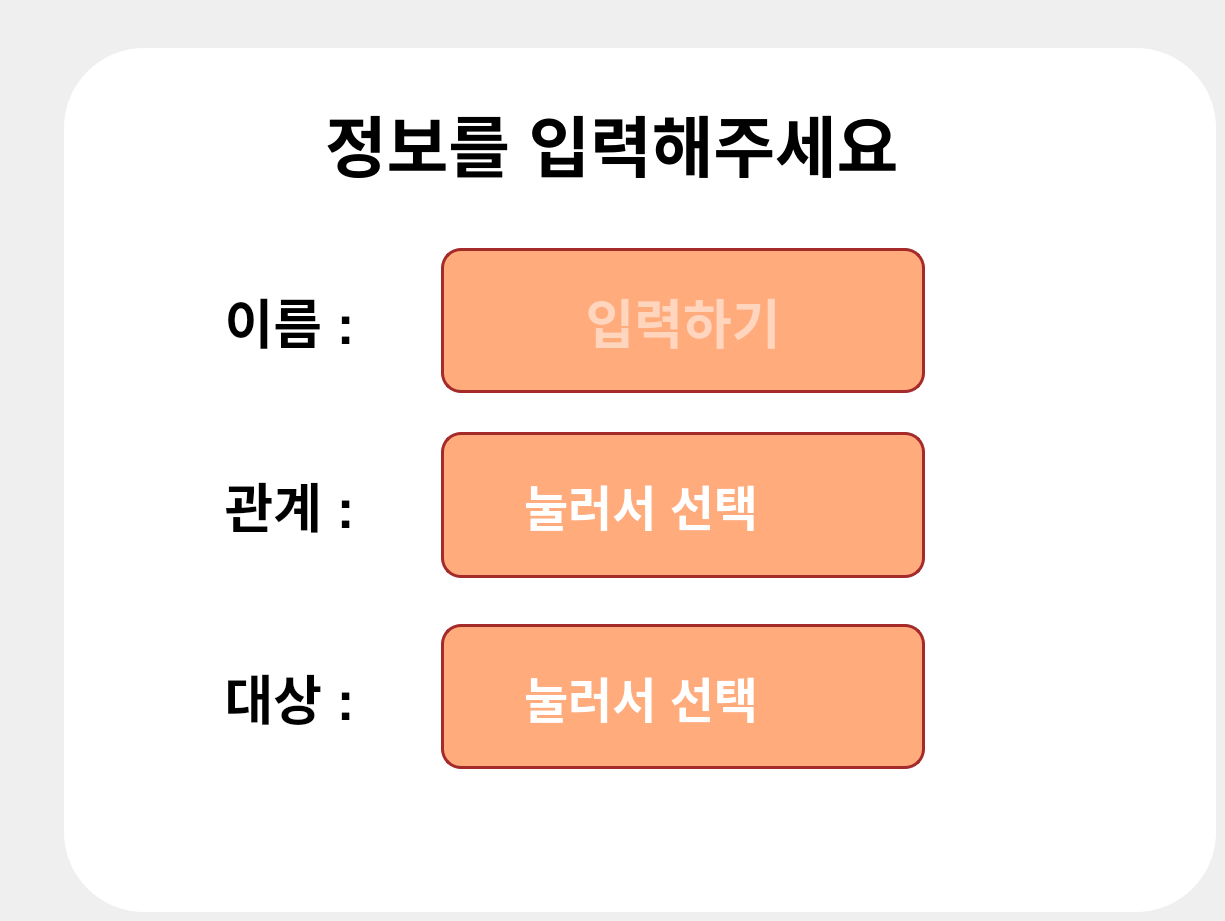
     <widget class="QWidget" name="input_page">
      <widget class="QFrame" name="input_frame">
       <property name="geometry">
        <rect>
         <x>64</x>
         <y>48</y>
         <width>1152</width>
         <height>864</height>
        </rect>
       </property>
       <property name="acceptDrops">
        <bool>false</bool>
       </property>
       <property name="styleSheet">
        <string notr="true">background: #FFFFFF;
border-radius: 80px;</string>
       </property>
       <property name="frameShape">
        <enum>QFrame::StyledPanel</enum>
       </property>
       <property name="frameShadow">
        <enum>QFrame::Raised</enum>
       </property>
       <property name="lineWidth">
        <number>20</number>
       </property>
       <property name="midLineWidth">
        <number>10</number>
       </property>
       <widget class="QLabel" name="input_title">
        <property name="geometry">
         <rect>
          <x>261</x>
          <y>50</y>
          <width>630</width>
          <height>90</height>
         </rect>
        </property>
        <property name="font">
         <font>
          <pointsize>50</pointsize>
          <bold>true</bold>
         </font>
        </property>
        <property name="text">
         <string>정보를 입력해주세요</string>
        </property>
       </widget>
       <widget class="QWidget" name="verticalLayoutWidget_3">
        <property name="geometry">
         <rect>
          <x>80</x>
          <y>200</y>
          <width>781</width>
          <height>521</height>
         </rect>
        </property>
        <layout class="QVBoxLayout" name="input_vLayout">
         <item>
          <layout class="QHBoxLayout" name="input_hLayout1">
           <item>
            <widget class="QLabel" name="input_label1">
             <property name="sizePolicy">
              <sizepolicy hsizetype="Preferred" vsizetype="Preferred">
               <horstretch>3</horstretch>
               <verstretch>1</verstretch>
              </sizepolicy>
             </property>
             <property name="font">
              <font>
               <pointsize>40</pointsize>
               <bold>true</bold>
              </font>
             </property>
             <property name="text">
              <string>이름 :</string>
             </property>
             <property name="alignment">
              <set>Qt::AlignCenter</set>
             </property>
            </widget>
           </item>
           <item>
            <widget class="QLineEdit" name="input_name_edit">
             <property name="sizePolicy">
              <sizepolicy hsizetype="Preferred" vsizetype="Preferred">
               <horstretch>5</horstretch>
               <verstretch>2</verstretch>
              </sizepolicy>
             </property>
             <property name="font">
              <font>
               <pointsize>40</pointsize>
               <bold>true</bold>
              </font>
             </property>
             <property name="focusPolicy">
              <enum>Qt::ClickFocus</enum>
             </property>
             <property name="styleSheet">
              <string notr="true">background:#FFAB7C;color:#FFFFFF;
border-radius: 20px;
border: 3px solid brown;</string>
             </property>
             <property name="text">
              <string/>
             </property>
             <property name="alignment">
              <set>Qt::AlignCenter</set>
             </property>
             <property name="placeholderText">
              <string>입력하기</string>
             </property>
             <property name="clearButtonEnabled">
              <bool>false</bool>
             </property>
            </widget>
           </item>
          </layout>
         </item>
         <item>
          <spacer name="verticalSpacer">
           <property name="orientation">
            <enum>Qt::Vertical</enum>
           </property>
           <property name="sizeType">
            <enum>QSizePolicy::Preferred</enum>
           </property>
           <property name="sizeHint" stdset="0">
            <size>
             <width>20</width>
             <height>33</height>
            </size>
           </property>
          </spacer>
         </item>
         <item>
          <layout class="QHBoxLayout" name="input_hLayout2">
           <item>
            <widget class="QLabel" name="input_label2">
             <property name="sizePolicy">
              <sizepolicy hsizetype="Preferred" vsizetype="Preferred">
               <horstretch>3</horstretch>
               <verstretch>1</verstretch>
              </sizepolicy>
             </property>
             <property name="font">
              <font>
               <pointsize>40</pointsize>
               <bold>true</bold>
              </font>
             </property>
             <property name="text">
              <string>관계 :</string>
             </property>
             <property name="alignment">
              <set>Qt::AlignCenter</set>
             </property>
            </widget>
           </item>
           <item>
            <widget class="QComboBox" name="input_relation_combo">
             <property name="sizePolicy">
              <sizepolicy hsizetype="Preferred" vsizetype="Preferred">
               <horstretch>5</horstretch>
               <verstretch>2</verstretch>
              </sizepolicy>
             </property>
             <property name="font">
              <font>
               <pointsize>36</pointsize>
               <bold>true</bold>
              </font>
             </property>
             <property name="styleSheet">
              <string notr="true">QComboBox{background:#FFAB7C;border-radius:20px;color:#FFFFFF;border:3px solid brown;padding-left:80px;}
QComboBox::drop-down{right:50px; border:0px;}
QComboBox::down-arrow{image:url(QT_Resources/Pics/down_arrow.png); width:50px; height:50px;}</string>
             </property>
             <property name="currentText">
              <string>눌러서 선택</string>
             </property>
             <property name="iconSize">
              <size>
               <width>16</width>
               <height>16</height>
              </size>
             </property>
             <property name="frame">
              <bool>true</bool>
             </property>
             <item>
              <property name="text">
               <string>눌러서 선택</string>
              </property>
             </item>
             <item>
              <property name="text">
               <string>가족</string>
              </property>
             </item>
             <item>
              <property name="text">
               <string>친인척</string>
              </property>
             </item>
             <item>
              <property name="text">
               <string>친구</string>
              </property>
             </item>
             <item>
              <property name="text">
               <string>동료</string>
              </property>
             </item>
             <item>
              <property name="text">
               <string>지인</string>
              </property>
             </item>
            </widget>
           </item>
          </layout>
         </item>
         <item>
          <spacer name="verticalSpacer_2">
           <property name="orientation">
            <enum>Qt::Vertical</enum>
           </property>
           <property name="sizeType">
            <enum>QSizePolicy::Preferred</enum>
           </property>
           <property name="sizeHint" stdset="0">
            <size>
             <width>20</width>
             <height>40</height>
            </size>
           </property>
          </spacer>
         </item>
         <item>
          <layout class="QHBoxLayout" name="input_hLayout3">
           <item>
            <widget class="QLabel" name="input_label3">
             <property name="sizePolicy">
              <sizepolicy hsizetype="Preferred" vsizetype="Preferred">
               <horstretch>3</horstretch>
               <verstretch>1</verstretch>
              </sizepolicy>
             </property>
             <property name="font">
              <font>
               <pointsize>40</pointsize>
               <bold>true</bold>
              </font>
             </property>
             <property name="text">
              <string>대상 :</string>
             </property>
             <property name="alignment">
              <set>Qt::AlignCenter</set>
             </property>
            </widget>
           </item>
           <item>
            <widget class="QComboBox" name="input_receiver_combo">
             <property name="sizePolicy">
              <sizepolicy hsizetype="Preferred" vsizetype="Preferred">
               <horstretch>5</horstretch>
               <verstretch>2</verstretch>
              </sizepolicy>
             </property>
             <property name="font">
              <font>
               <pointsize>36</pointsize>
               <bold>true</bold>
              </font>
             </property>
             <property name="styleSheet">
              <string notr="true">QComboBox{background:#FFAB7C;border-radius:20px;color:#FFFFFF;border:3px solid brown;padding-left:80px;}
QComboBox::drop-down{right:50px; border:0px;}
QComboBox::down-arrow{image:url(QT_Resources/Pics/down_arrow.png); width:50px; height:50px;}</string>
             </property>
             <property name="editable">
              <bool>false</bool>
             </property>
             <property name="iconSize">
              <size>
               <width>16</width>
               <height>16</height>
              </size>
             </property>
             <property name="frame">
              <bool>true</bool>
             </property>
             <item>
              <property name="text">
               <string>눌러서 선택</string>
              </property>
             </item>
             <item>
              <property name="text">
               <string>신랑</string>
              </property>
             </item>
             <item>
              <property name="text">
               <string>신부</string>
              </property>
             </item>
            </widget>
           </item>
          </layout>
         </item>
        </layout>
       </widget>
       <widget class="QPushButton" name="input_home_button">
        <property name="geometry">
         <rect>
          <x>950</x>
          <y>410</y>
          <width>116</width>
          <height>100</height>
         </rect>
        </property>
        <property name="font">
         <font>
          <pointsize>9</pointsize>
         </font>
        </property>
        <property name="text">
         <string/>
        </property>
       </widget>
       <widget class="QPushButton" name="input_next_button">
        <property name="geometry">
         <rect>
          <x>954</x>
          <y>600</y>
          <width>108</width>
          <height>108</height>
         </rect>
        </property>
        <property name="text">
         <string/>
        </property>
       </widget>
      </widget>
     </widget>
